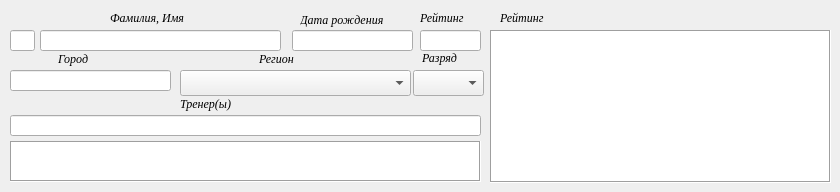
    <widget class="QWidget" name="tab_1">
     <attribute name="title">
      <string>Участники</string>
     </attribute>
     <widget class="QLineEdit" name="lineEdit_Family_name">
      <property name="geometry">
       <rect>
        <x>40</x>
        <y>30</y>
        <width>241</width>
        <height>21</height>
       </rect>
      </property>
     </widget>
     <widget class="QLineEdit" name="lineEdit_bday">
      <property name="geometry">
       <rect>
        <x>292</x>
        <y>30</y>
        <width>121</width>
        <height>21</height>
       </rect>
      </property>
     </widget>
     <widget class="QLineEdit" name="lineEdit_R">
      <property name="geometry">
       <rect>
        <x>420</x>
        <y>30</y>
        <width>61</width>
        <height>21</height>
       </rect>
      </property>
     </widget>
     <widget class="QLineEdit" name="lineEdit_city_list">
      <property name="geometry">
       <rect>
        <x>10</x>
        <y>70</y>
        <width>161</width>
        <height>21</height>
       </rect>
      </property>
     </widget>
     <widget class="QLineEdit" name="lineEdit_coach">
      <property name="geometry">
       <rect>
        <x>10</x>
        <y>115</y>
        <width>471</width>
        <height>21</height>
       </rect>
      </property>
     </widget>
     <widget class="QLabel" name="label">
      <property name="geometry">
       <rect>
        <x>110</x>
        <y>10</y>
        <width>91</width>
        <height>16</height>
       </rect>
      </property>
      <property name="font">
       <font>
        <family>Times New Roman</family>
        <italic>true</italic>
       </font>
      </property>
      <property name="text">
       <string>Фамилия, Имя</string>
      </property>
     </widget>
     <widget class="QLabel" name="label_2">
      <property name="geometry">
       <rect>
        <x>300</x>
        <y>10</y>
        <width>111</width>
        <height>20</height>
       </rect>
      </property>
      <property name="font">
       <font>
        <family>Times New Roman</family>
        <italic>true</italic>
       </font>
      </property>
      <property name="text">
       <string>Дата рождения</string>
      </property>
     </widget>
     <widget class="QLabel" name="label_3">
      <property name="geometry">
       <rect>
        <x>420</x>
        <y>10</y>
        <width>61</width>
        <height>16</height>
       </rect>
      </property>
      <property name="font">
       <font>
        <family>Times New Roman</family>
        <italic>true</italic>
       </font>
      </property>
      <property name="text">
       <string>Рейтинг</string>
      </property>
     </widget>
     <widget class="QLabel" name="label_4">
      <property name="geometry">
       <rect>
        <x>58</x>
        <y>51</y>
        <width>51</width>
        <height>16</height>
       </rect>
      </property>
      <property name="font">
       <font>
        <family>Times New Roman</family>
        <italic>true</italic>
       </font>
      </property>
      <property name="text">
       <string>Город</string>
      </property>
     </widget>
     <widget class="QLabel" name="label_5">
      <property name="geometry">
       <rect>
        <x>259</x>
        <y>51</y>
        <width>91</width>
        <height>16</height>
       </rect>
      </property>
      <property name="font">
       <font>
        <family>Times New Roman</family>
        <italic>true</italic>
       </font>
      </property>
      <property name="text">
       <string>Регион</string>
      </property>
     </widget>
     <widget class="QLabel" name="label_6">
      <property name="geometry">
       <rect>
        <x>422</x>
        <y>50</y>
        <width>51</width>
        <height>16</height>
       </rect>
      </property>
      <property name="font">
       <font>
        <family>Times New Roman</family>
        <italic>true</italic>
       </font>
      </property>
      <property name="text">
       <string>Разряд</string>
      </property>
     </widget>
     <widget class="QLabel" name="label_7">
      <property name="geometry">
       <rect>
        <x>180</x>
        <y>96</y>
        <width>91</width>
        <height>16</height>
       </rect>
      </property>
      <property name="font">
       <font>
        <family>Times New Roman</family>
        <italic>true</italic>
       </font>
      </property>
      <property name="text">
       <string>Тренер(ы)</string>
      </property>
     </widget>
     <widget class="QComboBox" name="comboBox_razryad">
      <property name="geometry">
       <rect>
        <x>413</x>
        <y>70</y>
        <width>71</width>
        <height>26</height>
       </rect>
      </property>
     </widget>
     <widget class="QComboBox" name="comboBox_region">
      <property name="geometry">
       <rect>
        <x>180</x>
        <y>70</y>
        <width>231</width>
        <height>26</height>
       </rect>
      </property>
      <property name="sizeAdjustPolicy">
       <enum>QComboBox::AdjustToContentsOnFirstShow</enum>
      </property>
     </widget>
     <widget class="QListWidget" name="listWidget">
      <property name="geometry">
       <rect>
        <x>490</x>
        <y>30</y>
        <width>341</width>
        <height>153</height>
       </rect>
      </property>
      <property name="font">
       <font>
        <family>Times</family>
        <italic>true</italic>
       </font>
      </property>
      <property name="tabletTracking">
       <bool>false</bool>
      </property>
      <property name="layoutDirection">
       <enum>Qt::LeftToRight</enum>
      </property>
      <property name="frameShape">
       <enum>QFrame::Box</enum>
      </property>
      <property name="sizeAdjustPolicy">
       <enum>QAbstractScrollArea::AdjustToContents</enum>
      </property>
      <property name="resizeMode">
       <enum>QListView::Adjust</enum>
      </property>
     </widget>
     <widget class="QTextEdit" name="textEdit">
      <property name="geometry">
       <rect>
        <x>10</x>
        <y>141</y>
        <width>471</width>
        <height>41</height>
       </rect>
      </property>
      <property name="font">
       <font>
        <family>Georgia</family>
        <pointsize>14</pointsize>
        <italic>true</italic>
       </font>
      </property>
      <property name="inputMethodHints">
       <set>Qt::ImhDigitsOnly|Qt::ImhMultiLine</set>
      </property>
      <property name="frameShape">
       <enum>QFrame::Box</enum>
      </property>
     </widget>
     <widget class="QLabel" name="label_63">
      <property name="geometry">
       <rect>
        <x>500</x>
        <y>10</y>
        <width>281</width>
        <height>16</height>
       </rect>
      </property>
      <property name="font">
       <font>
        <family>Times New Roman</family>
        <italic>true</italic>
       </font>
      </property>
      <property name="text">
       <string>Рейтинг</string>
      </property>
     </widget>
     <widget class="QLineEdit" name="lineEdit_id">
      <property name="geometry">
       <rect>
        <x>10</x>
        <y>30</y>
        <width>25</width>
        <height>21</height>
       </rect>
      </property>
     </widget>
    </widget>
